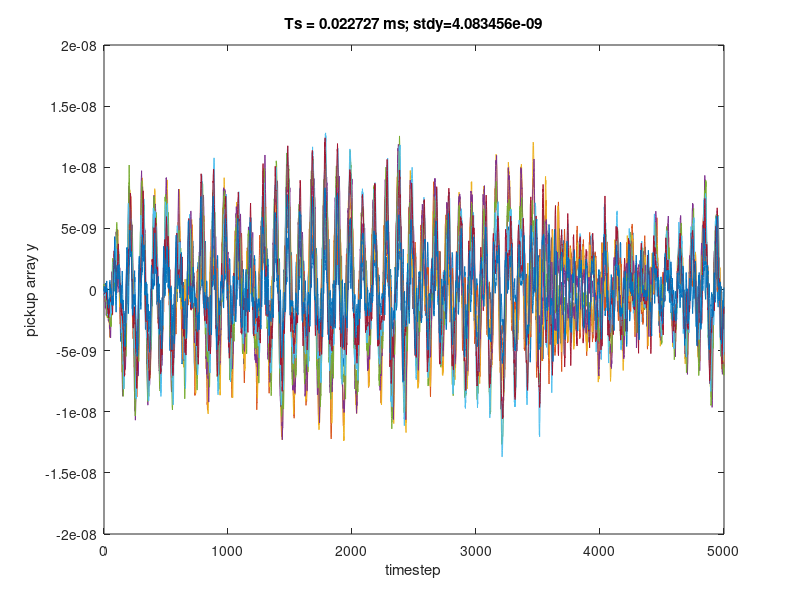

Reproduce this figure in MATLAB. (Note: this script raises an error after producing the figure.)
function [dat, rep] = test_mpfss_openloop(M, ny, nu, N, n)
%
% function [dat, rep] = test_mpfss_openloop(M, ny, nu, N, n) 
%
% Demonstration of n-state subspace system identification.
% "True" data-generating plant has M modes (truncated infinite sequence)
% based on a PDE describing a damped vibrating string.
%
% System description found here:
%   Olofsson and Rojas,  16th IFAC Symposium on System Identification, pp 362-367, 2012
%   DOI: https://doi.org/10.3182/20120711-3-BE-2027.00167
%
% There are ny outputs and nu inputs.
% N samples (u, y) will be generated (returned in struct dat).
% The estimated system data will be returned in struct rep.
%
% Three plots will be generated:
% (i) output time traces
% (ii) sigma plot of true vs. estimated transfer function
% (iii) pole plot showing eigenvalues for true and estimated systems
%
% DEFAULT USAGE: test_mpfss_openloop();
%
% Tested with OCTAVE 4.2.0
%

if nargin < 5
  n = 20; % 10 rotational modes max as default
end

if nargin < 4
  N = 5000;
end

if nargin < 3
  nu = 2;
end

if nargin < 2
  ny = 8;
end

if nargin < 1
  M = 100;
end

isOctave = exist('OCTAVE_VERSION', 'builtin') ~= 0;

if isOctave
  pkg load control; % need to load this package for OCTAVE
else
  % Check for MATLAB control toolbox license
  assert(license('test', 'control_toolbox') == 1);
end

L = 5 / 11;
c = 400;
tau = L / c;
Ts = (1/50) * tau;
r1 = 0.1 * tau;
r2 = 50 / (c * L);

% quadrature integration accuracy
qtol = 1e-12;

% Allocate system matrices (continuous time)
A = zeros(2*M, 2*M);
B = zeros(2*M, nu);
C = zeros(ny, 2*M);

% Generate cell array of input field shape functions
fu = cell(nu, 1);
for ii = 1:nu
  xplonk = (L / 16) + (L/(nu + 1)) * (ii - 1);
  assert(xplonk < L && xplonk > 0);
  fu{ii} = @(x) (exp(-(x-xplonk)^2/(0.01*L)^2));
end

% Pick-up line coordinates
rho = 1;
xpick = (1:ny) * rho * L / (ny + 1);

% Populate (A, B, C)
for mm = 1:M
  kk = 2 * (mm - 1) + 1;
  A(kk:(kk+1),kk:(kk+1)) = [0, 1; -(c*mm*pi/L)^2, -(r1 + r2*(mm*pi/L)^2)];
  Xm = @(x)(sin(x*pi*mm/L));
  % B matrix entries
  for ii = 1:nu
    fi = fu{ii};
    tmp = quad(@(x)(fi(x).*Xm(x)), 0, L, qtol);
    B(kk:(kk+1), ii) = [0; (2 / L) * tmp];
  end
  % C matrix entries
  for ii = 1:ny
    C(ii, kk:(kk+1)) = [Xm(xpick(ii)), 0];
  end
end

% Store original CT system in struct and copy it into the return struct rep below
sys0 = struct;
sys0.A = A;
sys0.B = B;
sys0.C = C;

sysdt = c2d(ss(A, B, C, 0), Ts, 'zoh');
sysdt = ss(sysdt.A, sysdt.B, sysdt.C, 0, -1); % remove Ts from DT system

dat = cell(1, 1);

U = randn(N, nu);
[Y, T] = lsim(sysdt, U);
stdy = sqrt(trace(Y'*Y)/(ny*N));
Y = Y + 0.05*stdy*randn(N, ny);
dat{1}.u = U';
dat{1}.y = Y';

figure;
plot(T, Y);
xlabel('timestep');
ylabel('pickup array y');
title(sprintf('Ts = %f ms; stdy=%e', Ts * 1e3, stdy));

% ***********************************************
% HERE IS THE SUBSPACE SYSTEM IDENTIFICATION CALL
ords = [10 20 20 n]; % retain n states
dterm = 0;
rep = mpfssvarxbatchestlm(dat, ords, dterm);
% ***********************************************

% Add sys0 to output struct
rep.sys0 = sys0;

syses = ss(rep.A, rep.B, rep.C, 0, -1);

figure;
sigma(sysdt, 'b-', syses, 'r-');

% Finally plot the eigenvalues also
figure;
th = linspace(0, 2*pi, 500);
plot(cos(th), sin(th), 'k-');
hold on;
E0 = eig(sysdt.A);
plot(real(E0), imag(E0), 'bx');
E1 = eig(rep.A);
plot(real(E1), imag(E1), 'ro');
axis equal;
xlabel('Re(eig)');
ylabel('Im(eig)');
title('blue = truth, red = estimated');

end
